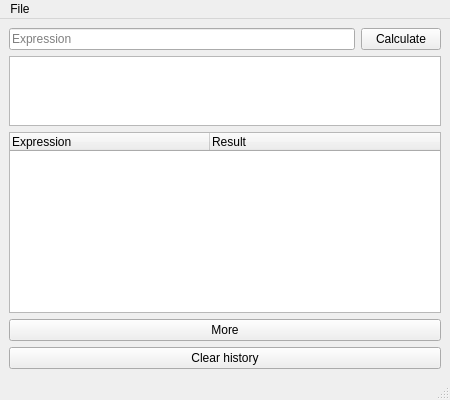
<?xml version="1.0" encoding="UTF-8"?>
<ui version="4.0">
 <class>MainWindow</class>
 <widget class="QMainWindow" name="MainWindow">
  <property name="geometry">
   <rect>
    <x>0</x>
    <y>0</y>
    <width>450</width>
    <height>400</height>
   </rect>
  </property>
  <property name="windowTitle">
   <string>d6++</string>
  </property>
  <widget class="QWidget" name="centralwidget">
   <layout class="QGridLayout" name="gridLayout">
    <item row="3" column="0">
     <layout class="QVBoxLayout" name="Details">
      <item>
       <widget class="QTextEdit" name="HighlightedRes">
        <property name="sizePolicy">
         <sizepolicy hsizetype="Preferred" vsizetype="Fixed">
          <horstretch>0</horstretch>
          <verstretch>0</verstretch>
         </sizepolicy>
        </property>
        <property name="maximumSize">
         <size>
          <width>16777215</width>
          <height>70</height>
         </size>
        </property>
        <property name="readOnly">
         <bool>true</bool>
        </property>
       </widget>
      </item>
      <item>
       <widget class="QTreeWidget" name="ResultHistory">
        <property name="sizePolicy">
         <sizepolicy hsizetype="Preferred" vsizetype="Preferred">
          <horstretch>0</horstretch>
          <verstretch>0</verstretch>
         </sizepolicy>
        </property>
        <property name="contextMenuPolicy">
         <enum>Qt::DefaultContextMenu</enum>
        </property>
        <property name="wordWrap">
         <bool>true</bool>
        </property>
        <property name="expandsOnDoubleClick">
         <bool>false</bool>
        </property>
        <attribute name="headerDefaultSectionSize">
         <number>200</number>
        </attribute>
        <column>
         <property name="text">
          <string>Expression</string>
         </property>
        </column>
        <column>
         <property name="text">
          <string>Result</string>
         </property>
        </column>
       </widget>
      </item>
      <item>
       <widget class="QPushButton" name="MoreHistory">
        <property name="text">
         <string>More</string>
        </property>
       </widget>
      </item>
      <item>
       <widget class="QPushButton" name="ClearHistory">
        <property name="text">
         <string>Clear history</string>
        </property>
       </widget>
      </item>
     </layout>
    </item>
    <item row="0" column="0">
     <layout class="QHBoxLayout" name="Roller">
      <item>
       <widget class="QLineEdit" name="InputLine">
        <property name="sizePolicy">
         <sizepolicy hsizetype="Preferred" vsizetype="Fixed">
          <horstretch>0</horstretch>
          <verstretch>0</verstretch>
         </sizepolicy>
        </property>
        <property name="placeholderText">
         <string>Expression</string>
        </property>
       </widget>
      </item>
      <item>
       <widget class="QPushButton" name="CalculateButton">
        <property name="sizePolicy">
         <sizepolicy hsizetype="Fixed" vsizetype="Fixed">
          <horstretch>0</horstretch>
          <verstretch>0</verstretch>
         </sizepolicy>
        </property>
        <property name="text">
         <string>Calculate</string>
        </property>
       </widget>
      </item>
     </layout>
    </item>
   </layout>
  </widget>
  <widget class="QMenuBar" name="menubar">
   <property name="geometry">
    <rect>
     <x>0</x>
     <y>0</y>
     <width>450</width>
     <height>20</height>
    </rect>
   </property>
   <widget class="QMenu" name="menuFile">
    <property name="title">
     <string>File</string>
    </property>
    <addaction name="actionProcess_a_file"/>
   </widget>
   <addaction name="menuFile"/>
  </widget>
  <widget class="QStatusBar" name="statusbar"/>
  <action name="actionProcess_a_file">
   <property name="text">
    <string>Process a file</string>
   </property>
  </action>
 </widget>
 <resources/>
 <connections/>
</ui>
